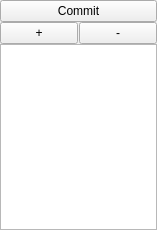
<?xml version="1.0" encoding="UTF-8"?>
<ui version="4.0">
 <class>ComboList</class>
 <widget class="QWidget" name="ComboList">
  <property name="windowModality">
   <enum>Qt::NonModal</enum>
  </property>
  <property name="geometry">
   <rect>
    <x>0</x>
    <y>0</y>
    <width>157</width>
    <height>230</height>
   </rect>
  </property>
  <property name="sizePolicy">
   <sizepolicy hsizetype="Fixed" vsizetype="Fixed">
    <horstretch>0</horstretch>
    <verstretch>0</verstretch>
   </sizepolicy>
  </property>
  <property name="minimumSize">
   <size>
    <width>157</width>
    <height>139</height>
   </size>
  </property>
  <property name="maximumSize">
   <size>
    <width>157</width>
    <height>230</height>
   </size>
  </property>
  <property name="windowTitle">
   <string>Filter settings</string>
  </property>
  <layout class="QVBoxLayout" name="verticalLayout">
   <property name="spacing">
    <number>0</number>
   </property>
   <property name="leftMargin">
    <number>0</number>
   </property>
   <property name="topMargin">
    <number>0</number>
   </property>
   <property name="rightMargin">
    <number>0</number>
   </property>
   <property name="bottomMargin">
    <number>0</number>
   </property>
   <item>
    <layout class="QVBoxLayout" name="verticalLayout_2">
     <property name="spacing">
      <number>0</number>
     </property>
     <property name="leftMargin">
      <number>0</number>
     </property>
     <property name="topMargin">
      <number>0</number>
     </property>
     <property name="rightMargin">
      <number>0</number>
     </property>
     <property name="bottomMargin">
      <number>0</number>
     </property>
     <item>
      <layout class="QVBoxLayout" name="vLayout">
       <property name="spacing">
        <number>0</number>
       </property>
       <property name="sizeConstraint">
        <enum>QLayout::SetMinimumSize</enum>
       </property>
       <property name="topMargin">
        <number>0</number>
       </property>
       <item>
        <widget class="QPushButton" name="commitButton">
         <property name="toolTip">
          <string>Commit list to widget</string>
         </property>
         <property name="text">
          <string>Commit</string>
         </property>
        </widget>
       </item>
       <item>
        <layout class="QHBoxLayout" name="horizontalLayout">
         <property name="spacing">
          <number>1</number>
         </property>
         <property name="topMargin">
          <number>0</number>
         </property>
         <item>
          <widget class="QPushButton" name="addButton">
           <property name="toolTip">
            <string>Add item to list</string>
           </property>
           <property name="text">
            <string>+</string>
           </property>
          </widget>
         </item>
         <item>
          <widget class="QPushButton" name="rmButton">
           <property name="toolTip">
            <string>Remove item from list</string>
           </property>
           <property name="text">
            <string>-</string>
           </property>
          </widget>
         </item>
        </layout>
       </item>
      </layout>
     </item>
     <item>
      <layout class="QVBoxLayout" name="verticalLayout_3">
       <property name="sizeConstraint">
        <enum>QLayout::SetMaximumSize</enum>
       </property>
       <item>
        <widget class="QListView" name="filterView">
         <property name="sizePolicy">
          <sizepolicy hsizetype="Maximum" vsizetype="Maximum">
           <horstretch>0</horstretch>
           <verstretch>0</verstretch>
          </sizepolicy>
         </property>
         <layout class="QHBoxLayout" name="horizontalLayout_2"/>
        </widget>
       </item>
      </layout>
     </item>
    </layout>
   </item>
  </layout>
 </widget>
 <resources/>
 <connections/>
</ui>
